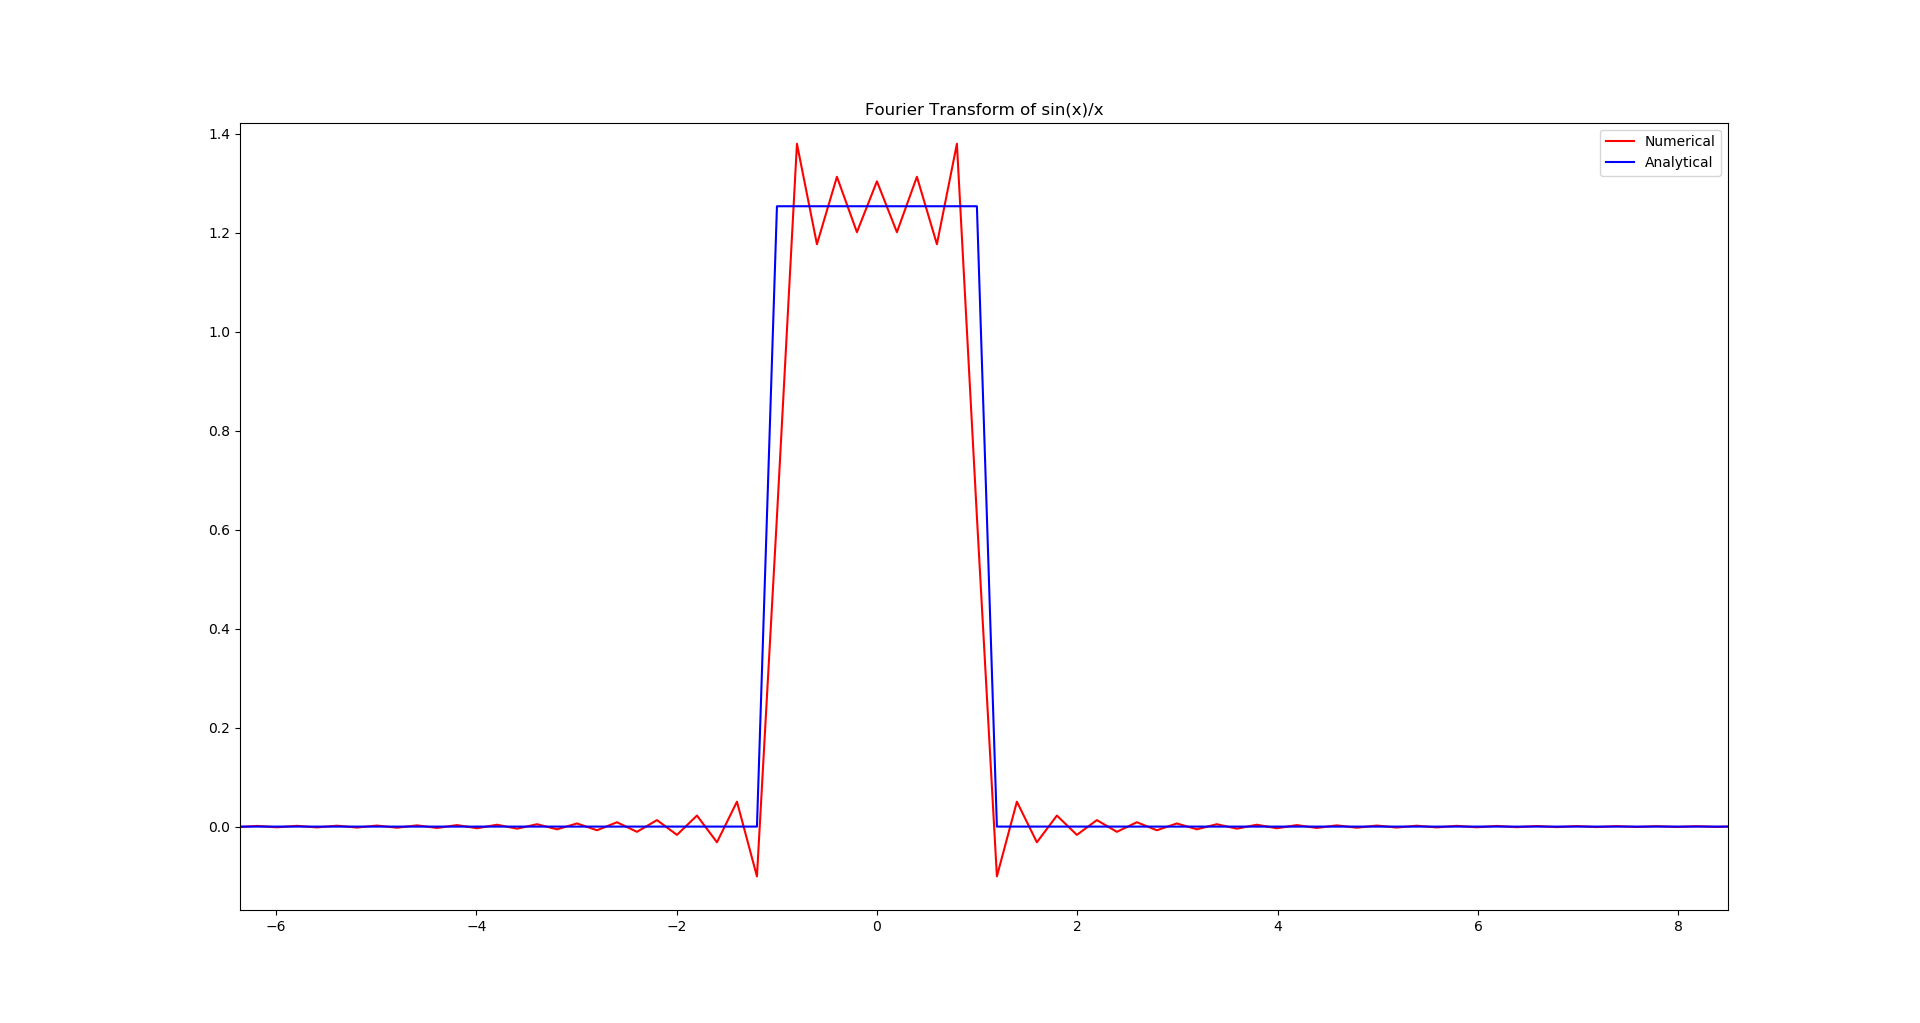

Generate this figure with Python:
import numpy as np
import matplotlib.pyplot as plt


def sinc(x):
    if(x == 0):
        return 1
    return np.sin(x)/x


def f_ft(k):
    if(k <= 1 and k >= -1):
        return np.sqrt(np.pi/2)
    else:
        return 0


xmin = -5*np.pi
xmax = 5*np.pi
N = 512
dx = (xmax - xmin)/(N-1)

x = np.linspace(xmin, xmax, N)
data = [sinc(i) for i in x]

FT_x = np.fft.fft(data, norm='ortho')
k = np.fft.fftfreq(N, dx)
k = 2*np.pi*k
factor = np.exp(-1j*k*xmin)

FT_x = dx*np.sqrt(N/(2*np.pi))*factor*FT_x

FT_x = np.fft.fftshift(FT_x)
k = np.fft.fftshift(k)

FT_analytical = [f_ft(i) for i in k]

plt.plot(k, np.real(FT_x), 'r', label='Numerical')
plt.plot(k, FT_analytical, 'b', label='Analytical')

plt.legend()
plt.title("Fourier Transform of sin(x)/x")
plt.show()
